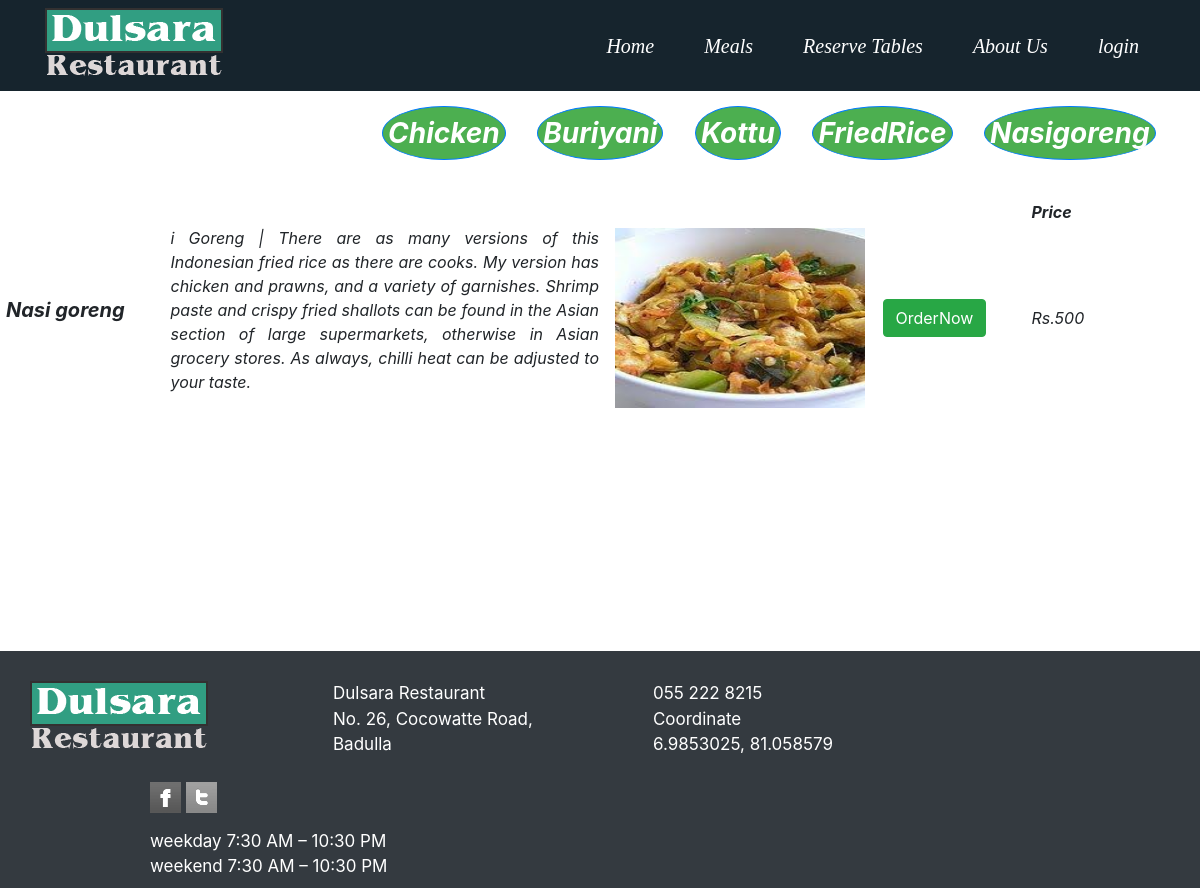
The page /foodss/nasi.php on the database its author committed.
### tables this page shows
CREATE TABLE `foods` (
  `food_id` int(20) NOT NULL,
  `food_name` varchar(100) NOT NULL,
  `food_desc` varchar(500) NOT NULL,
  `category_name` varchar(100) NOT NULL,
  `unit_price1` int(100) NOT NULL,
  `gallery_link` varchar(100) NOT NULL
);

### foodss/nasi.php (the view, shortened to what this page needs)
<!doctype html>
<html lang="en">
  <head>
    <link rel="stylesheet" href="https://stackpath.bootstrapcdn.com/bootstrap/4.1.3/css/bootstrap.min.css">
  </head>
  <body>
                <nav class="navbar navbar-light" style="background-color:#16242D;font-style: italic;">
                    <div class="container" style="font-family:navfont; font-color:White;">
                      <img src="../Images/logo.png" alt="Dulsara logo">
                        <div id="navcontent">
                          <a class="navbar-brand" style="color:White;" href="../home.php">Home</a>
                          <a class="navbar-brand" style="color:White;" href="view.php">Meals</a>
                          <a class="navbar-brand" style="color:White;" href="../tablenew.php">Reserve Tables</a>
                          <a class="navbar-brand" style="color:White;"href="../AboutUs.php"> About Us</a>
                                                    <a class="navbar-brand" href="../login.php" style="color:White;">login</a>
                        </div>
                    </div>
                </nav>
                                <div class="btn-toolbar">
                     <a class="btn btn-primary" href="view.php" style="padding: 5px 5px; font-weight: ; font-size: 28px; background-color: #4CAF50; border-radius: 50%;" role="button">Chicken</a>&nbsp&nbsp&nbsp&nbsp&nbsp&nbsp&nbsp
           <a class="btn btn-primary" href="buriyani.php" style="padding: 5px 5px; font-weight: bold; font-size: 28px; background-color: #4CAF50; border-radius: 50%;" role="button">Buriyani</a>&nbsp&nbsp&nbsp&nbsp&nbsp&nbsp&nbsp
           <a class="btn btn-primary" href="kothu.php" style="padding: 5px 5px; font-weight: bold; font-size: 28px; background-color: #4CAF50; border-radius: 50%;" role="button"">Kottu</a>&nbsp&nbsp&nbsp&nbsp&nbsp&nbsp&nbsp
           <a class="btn btn-primary" href="friedrice.php" style="padding: 5px 5px; font-weight: bold; font-size: 28px; background-color: #4CAF50; border-radius: 50%;" role="button">FriedRice</a>&nbsp&nbsp&nbsp&nbsp&nbsp&nbsp&nbsp
          <a class="btn btn-primary" href="nasi.php" style="padding: 5px 5px; font-weight: bold; font-size: 28px; background-color: #4CAF50; border-radius: 50%;" role="button">Nasigoreng</a>&nbsp&nbsp&nbsp&nbsp&nbsp&nbsp&nbsp
                </div>
				<div class="w3-container w3">
					<div class="row  w3-margin" >
          <table class=" " id="example" style="text-align:justify;border:2px; font-style: italic;" >
              <thead>
									<tr>
										<th></th>
										<th></th>
										<th></th>
										<th>Price</th>
									</tr>
										<?php
									           include '../includes/dbh.inc.php';
												$sql = "SELECT * FROM foods WHERE (category_name='Nasi goreng')";
											$result = $conn -> query($sql);
											if ($result->num_rows>0 ) {
											  while($row = $result->fetch_assoc()) {
														echo "<tr>";
														  echo "<td width='15%''>";?><p style="font-weight: bold; margin-left:20px; font-size: 20px;"><?php echo $row['food_name'];?></p> <?php echo "</td>";
                              echo "<td width='35%'>"; ?><p style="text-align: justify;"><?php echo $row['food_desc']; ?></p> <?php echo "</td>";
                              echo "<td width='35%'>"; ?>&nbsp&nbsp&nbsp<img  style="width:250px;height:180px"; margin-bottom: 30px; src="../images/<?php echo $row["gallery_link"]; ?>"/><a href="../login.php">&nbsp&nbsp&nbsp&nbsp<input type="button" onclick="myFunction()" name="add_to_cart" style="margin-top:;" class="btn btn-success" value="OrderNow" /></a>
                                <?php  echo "</td>";
                                echo "<td width='15%'>";echo"Rs."; echo $row['unit_price1'];  echo "</td>";
														  echo "</tr>";
														}
											}
										?>
								</thead>
							</table>
						</div>
				</div>
        <div>
          <br><br><br><br><br><br><br><br><br><br>
        </div>
<div id="footer">
<nav class="navbar navbar-dark bg-dark" style="padding-top: 30px;">
<div class="container">
<div class="row">
<div class="col1">
  <img src="../Images/logo.png" alt="Dulsara Logo"></br></br>
</div>
 <div class="col2">
         Dulsara Restaurant
        <address> No. 26, Cocowatte Road,</br>Badulla</address>
</div>
<div class="col3">
       055 222 8215 <br>
        Coordinate<br> <a href="https://www.google.com/maps/place/6.9853025,81.058579" target="_blank" style="color:white;"> 6.9853025, 81.058579</a>
</div>
<div class="col4">
        <p class="icons">
          <a href="#" class="normaltip" title="Facebook"><img src="../Images/icon1.gif" alt=""></a>
          <a href="#" class="normaltip" title="Twitter"><img src="../Images/icon3.gif" alt=""></a>
        </p>
        weekday      7:30 AM – 10:30 PM <br>
        weekend    7:30 AM – 10:30 PM
</div>
</div>
</div>
</div>
</body>
</html>

### foodss/nasi.php (style rules this page uses)
* { box-sizing: border-box; }
.row:after { content: ""; display: table; clear: both; }
.btn-toolbar { margin-left:350px; text-align: center; align-content:center; padding: 15px 32px; cursor: pointer; border-radius: 50%; }
.btn-primary { border-radius: 12px; text-align: center; padding: 12px 28px; background-color: #A9A9A9; font-weight: bold; font-style: italic; cursor: pointer; }
.navbar-brand { padding-left: 30px; font-weight: ; font-style: ; }
.col2 { padding-left: 120px; }
.col3 { padding-left: 120px; }
.col4 { padding-left: 120px; color:White; }
.icons { align-items: center; }
#footer { color: White; font-size:17px; }

### rows shown on the page
foods: food_name "Nasi goreng", food_desc "i Goreng | There are as many versions of this Indonesian fried rice as there are cooks. My version has chicken and prawns, and a variety of garnishes. Shrimp paste and crispy fried shallots can be found in the Asian section of large supermarkets, otherwise in Asian grocery stores. As always, chilli heat can be adjusted to your taste.", gallery_link (picture), unit_price1 "500"
